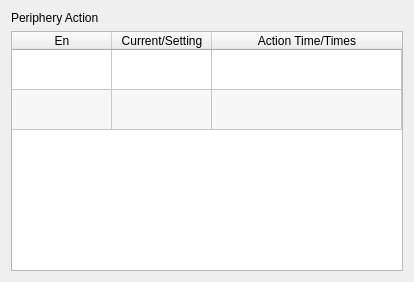
<?xml version="1.0" encoding="UTF-8"?>
<ui version="4.0">
 <class>ICPeripheryPage</class>
 <widget class="QWidget" name="ICPeripheryPage">
  <property name="geometry">
   <rect>
    <x>0</x>
    <y>0</y>
    <width>414</width>
    <height>282</height>
   </rect>
  </property>
  <property name="windowTitle">
   <string>Form</string>
  </property>
  <layout class="QVBoxLayout" name="verticalLayout">
   <item>
    <widget class="QLabel" name="label">
     <property name="text">
      <string>Periphery Action</string>
     </property>
    </widget>
   </item>
   <item>
    <widget class="ICTableWidget" name="actionWidget">
     <property name="styleSheet">
      <string notr="true">::item{
height: 33px;
}

::item::QCheckBox{
	spacing: 24px;
}

::indicator {
     width: 32px;
     height: 32px;
 }

::indicator:unchecked 
{
     image: url(:/resource/check_unchecked.png);
 }
::indicator:checked 
{
     image: url(:/resource/check_checked.png);
 }

QRadioButton::indicator:checked:disabled
{
 image: url(:/resource/check_checked_disable.png);
}

QRadioButton::indicator:unchecked:disabled
{
 image: url(:/resource/check_unchecked_disable.png);
}



</string>
     </property>
     <property name="editTriggers">
      <set>QAbstractItemView::NoEditTriggers</set>
     </property>
     <property name="showDropIndicator" stdset="0">
      <bool>false</bool>
     </property>
     <property name="alternatingRowColors">
      <bool>true</bool>
     </property>
     <property name="selectionMode">
      <enum>QAbstractItemView::NoSelection</enum>
     </property>
     <property name="selectionBehavior">
      <enum>QAbstractItemView::SelectRows</enum>
     </property>
     <property name="showGrid">
      <bool>true</bool>
     </property>
     <property name="gridStyle">
      <enum>Qt::SolidLine</enum>
     </property>
     <property name="wordWrap">
      <bool>true</bool>
     </property>
     <property name="cornerButtonEnabled">
      <bool>false</bool>
     </property>
     <attribute name="horizontalHeaderMinimumSectionSize">
      <number>48</number>
     </attribute>
     <attribute name="horizontalHeaderStretchLastSection">
      <bool>true</bool>
     </attribute>
     <attribute name="verticalHeaderVisible">
      <bool>false</bool>
     </attribute>
     <attribute name="verticalHeaderDefaultSectionSize">
      <number>40</number>
     </attribute>
     <attribute name="verticalHeaderMinimumSectionSize">
      <number>40</number>
     </attribute>
     <attribute name="verticalHeaderStretchLastSection">
      <bool>false</bool>
     </attribute>
     <row>
      <property name="text">
       <string>Injector</string>
      </property>
     </row>
     <row>
      <property name="text">
       <string>Conveyor</string>
      </property>
     </row>
     <column>
      <property name="text">
       <string>En</string>
      </property>
      <property name="textAlignment">
       <set>AlignHCenter|AlignVCenter|AlignCenter</set>
      </property>
     </column>
     <column>
      <property name="text">
       <string>Current/Setting</string>
      </property>
     </column>
     <column>
      <property name="text">
       <string>Action Time/Times</string>
      </property>
     </column>
     <item row="0" column="0">
      <property name="text">
       <string/>
      </property>
      <property name="checkState">
       <enum>Unchecked</enum>
      </property>
     </item>
     <item row="0" column="1">
      <property name="text">
       <string/>
      </property>
     </item>
     <item row="1" column="0">
      <property name="text">
       <string/>
      </property>
      <property name="checkState">
       <enum>Unchecked</enum>
      </property>
     </item>
     <item row="1" column="1">
      <property name="text">
       <string/>
      </property>
     </item>
    </widget>
   </item>
  </layout>
 </widget>
 <customwidgets>
  <customwidget>
   <class>ICTableWidget</class>
   <extends>QTableWidget</extends>
   <header>ictablewidget.h</header>
  </customwidget>
 </customwidgets>
 <resources/>
 <connections/>
</ui>
